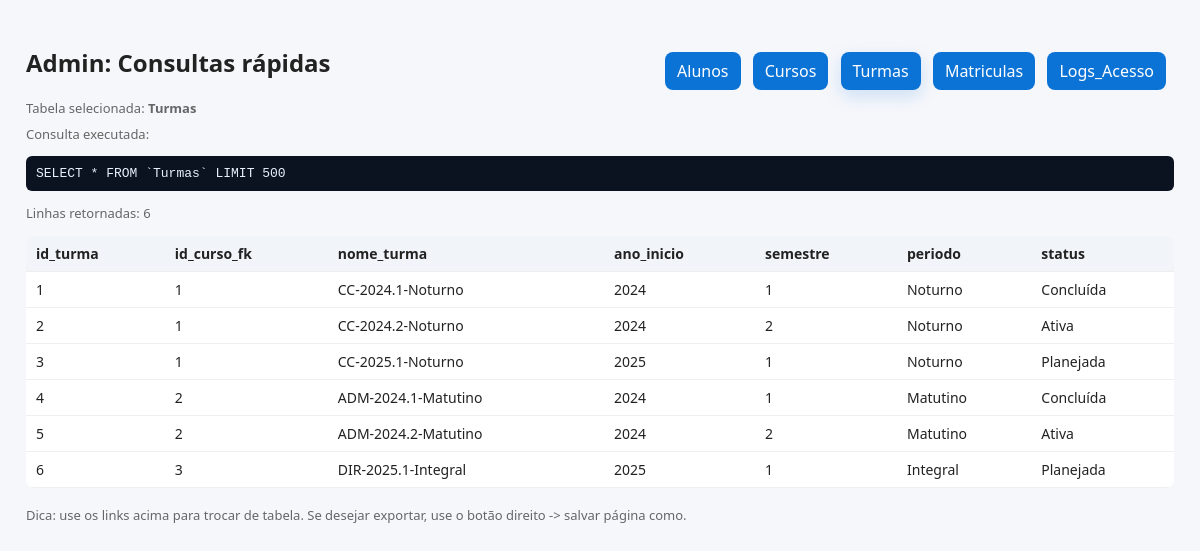
The page /database/admin_selects.php?t=turmas on the database its author committed.
### tables this page shows
CREATE TABLE Turmas (
    id_turma INT AUTO_INCREMENT PRIMARY KEY,
    id_curso_fk INT NOT NULL,
    nome_turma VARCHAR(100) NOT NULL,
    ano_inicio YEAR NOT NULL,
    semestre INT NOT NULL, 
    periodo ENUM('Matutino', 'Vespertino', 'Noturno', 'Integral') NOT NULL,
    status ENUM('Planejada', 'Ativa', 'Concluída') NOT NULL DEFAULT 'Planejada',
    
    CONSTRAINT fk_turma_curso
        FOREIGN KEY (id_curso_fk) 
        REFERENCES Cursos(id_curso)
);

### database/admin_selects.php (the view, shortened to what this page needs)
<?php
$host = 'localhost';
$db   = 'db_uninove';
$user = 'admin_uninove';
$pass = '123456';
try {
    $pdo = new PDO("mysql:host=$host;dbname=$db;charset=utf8mb4", $user, $pass, [
        PDO::ATTR_ERRMODE => PDO::ERRMODE_EXCEPTION,
        PDO::ATTR_DEFAULT_FETCH_MODE => PDO::FETCH_ASSOC,
    ]);
} catch (Exception $e) {
    http_response_code(500);
    echo "Erro ao conectar ao banco de dados: " . htmlspecialchars($e->getMessage());
    exit;
}
$allowed = [
    'alunos' => 'Alunos',
    'cursos' => 'Cursos',
    'turmas' => 'Turmas',
    'matriculas' => 'Matriculas',
    'logs' => 'Logs_Acesso',
];
$tbl = isset($_GET['t']) ? strtolower(trim($_GET['t'])) : 'alunos';
switch ($tbl) {
    default:
        $tableName = $allowed[$tbl];
        $sql = "SELECT * FROM `" . str_replace('`','', $tableName) . "` LIMIT 500";
        break;
}
try {
    $stmt = $pdo->query($sql);
    $rows = $stmt->fetchAll();
} catch (Exception $e) {
    echo "Erro na consulta: " . htmlspecialchars($e->getMessage());
    exit;
}
function h($v) { return htmlspecialchars((string)$v, ENT_QUOTES, 'UTF-8'); }
?><!doctype html>
<html lang="pt-BR">
<head>
</head>
<body>
  <header>
    <div>
      <h2>Admin: Consultas rápidas</h2>
      <div class="small">Tabela selecionada: <strong><?php echo h($allowed[$tbl]); ?></strong></div>
    </div>
    <nav>
      <a href="?t=alunos" class="<?php echo $tbl==='alunos' ? 'active' : '' ?>">Alunos</a>
      <a href="?t=cursos" class="<?php echo $tbl==='cursos' ? 'active' : '' ?>">Cursos</a>
      <a href="?t=turmas" class="<?php echo $tbl==='turmas' ? 'active' : '' ?>">Turmas</a>
      <a href="?t=matriculas" class="<?php echo $tbl==='matriculas' ? 'active' : '' ?>">Matriculas</a>
      <a href="?t=logs" class="<?php echo $tbl==='logs' ? 'active' : '' ?>">Logs_Acesso</a>
    </nav>
  </header>
  <section class="meta">
    <div class="small">Consulta executada:</div>
    <pre class="sql"><?php echo h($sql); ?></pre>
    <div class="small">Linhas retornadas: <?php echo count($rows); ?></div>
  </section>
  <section>
    <?php if (count($rows) === 0): ?>
      <div style="margin-top:12px;">Nenhum registro encontrado.</div>
    <?php else: ?>
      <table>
        <thead>
          <tr>
            <?php foreach (array_keys($rows[0]) as $col): ?>
              <th><?php echo h($col); ?></th>
            <?php endforeach; ?>
          </tr>
        </thead>
        <tbody>
          <?php foreach ($rows as $r): ?>
            <tr>
              <?php foreach ($r as $c): ?>
                <td><?php echo h($c); ?></td>
              <?php endforeach; ?>
            </tr>
          <?php endforeach; ?>
        </tbody>
      </table>
    <?php endif; ?>
  </section>
  <footer style="margin-top:18px;font-size:13px;color:#666">Dica: use os links acima para trocar de tabela. Se desejar exportar, use o botão direito -> salvar página como.</footer>
</body>
</html>

### database/admin_selects.php (style rules this page uses)
body { font-family:Segoe UI,Arial, sans-serif; padding:18px; background:#f6f7fb; color:#222 }
header { display:flex;align-items:center;justify-content:space-between;gap:12px }
nav a { margin-right:8px; text-decoration:none; padding:8px 12px; background:#0b73d6;color:#fff;border-radius:8px }
nav a.active { box-shadow:0 6px 18px rgba(11,115,214,0.18) }
table { border-collapse:collapse;width:100%;margin-top:14px;background:#fff;border-radius:8px;overflow:hidden }
th,td { padding:8px 10px;border-bottom:1px solid #eee;text-align:left;font-size:14px }
th { background:#f1f5f9 }
pre.sql { background:#0b1220;color:#e6f0ff;padding:10px;border-radius:6px;overflow:auto }
.meta { margin-top:8px;color:#555 }
.small { font-size:13px;color:#666 }

### rows shown on the page
turmas: c "1", nome_turma "CC-2024.1-Noturno", ano_inicio "2024", periodo "Noturno", status "Concluída"
turmas: c "2", id_curso_fk "1", nome_turma "CC-2024.2-Noturno", ano_inicio "2024", periodo "Noturno", status "Ativa"
turmas: id_turma "3", c "1", nome_turma "CC-2025.1-Noturno", ano_inicio "2025", periodo "Noturno", status "Planejada"
turmas: id_turma "4", id_curso_fk "2", nome_turma "ADM-2024.1-Matutino", ano_inicio "2024", semestre "1", periodo "Matutino", status "Concluída"
turmas: id_turma "5", c "2", nome_turma "ADM-2024.2-Matutino", ano_inicio "2024", periodo "Matutino", status "Ativa"
turmas: id_turma "6", id_curso_fk "3", nome_turma "DIR-2025.1-Integral", ano_inicio "2025", semestre "1", periodo "Integral", status "Planejada"

### other values the page prints
$allowed[$tbl] "Turmas"
$sql "SELECT * FROM `Turmas` LIMIT 500"
count($rows) "6"
$col "id_turma"
$col "id_curso_fk"
$col "nome_turma"
$col "ano_inicio"
$col "semestre"
$col "periodo"
$col "status"
